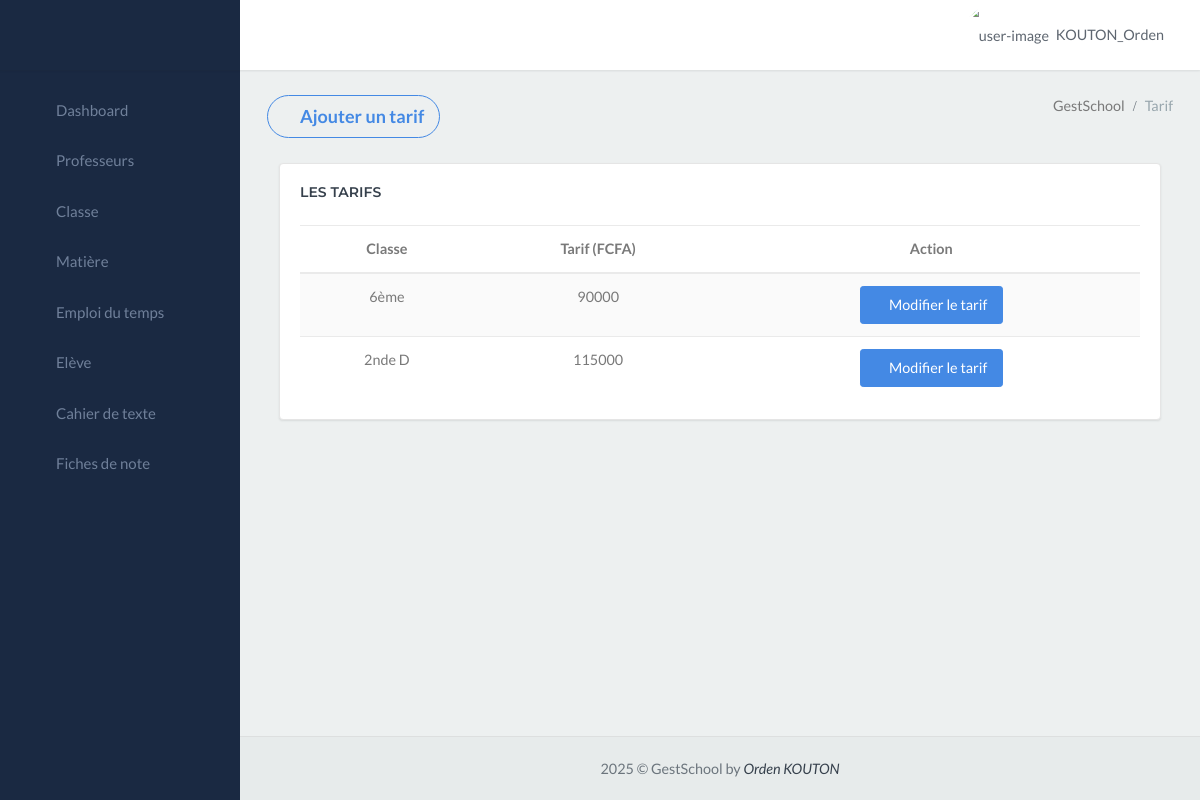
The page /gestschool_app/tarif/ (signed in) on the database as committed earlier.
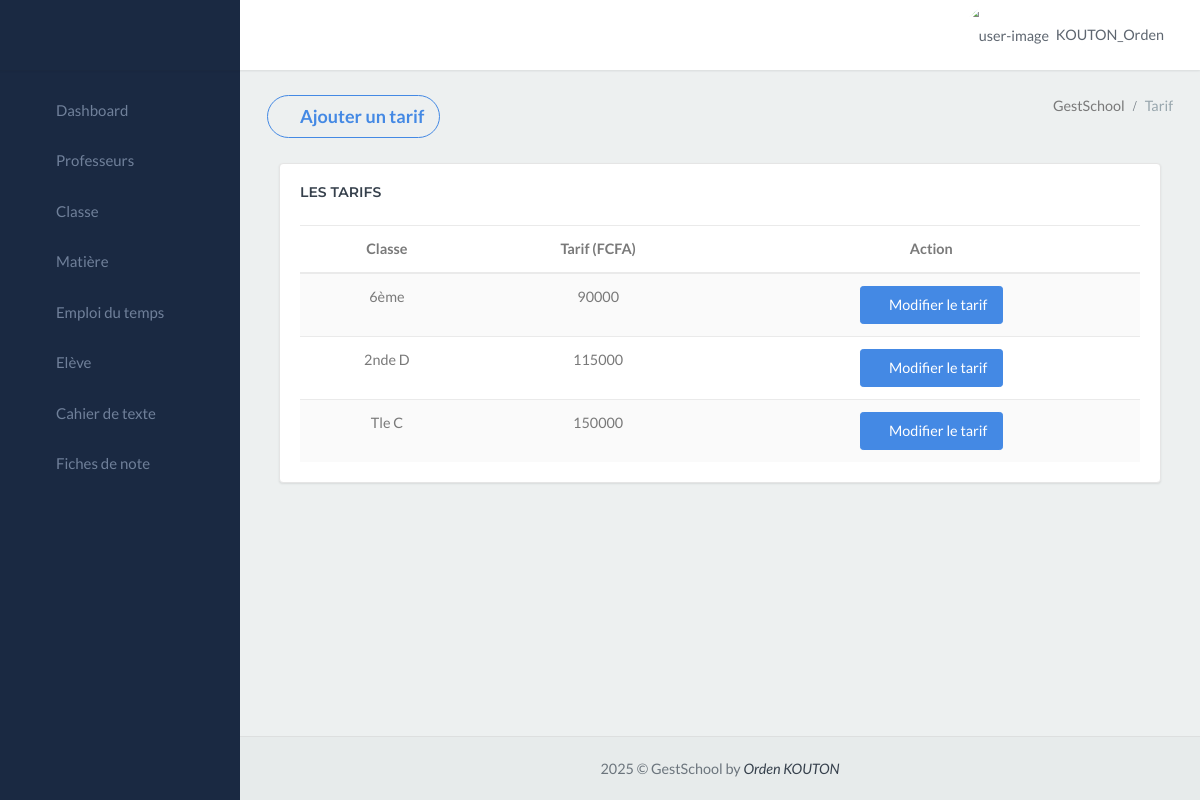
The same page on the database as committed later.
### gestschool_app/models.py (models this page shows, shortened)
class CustomUser(AbstractUser):
    ROLE_CHOICES = (
        ('Choississez un rôle', 'Choississez un rôle'),
        ('Censeur', 'Censeur'),
        ('Surveillant', 'Surveillant'),
        ('Secrétaire', 'Secrétaire'),
        ('Professeur', 'Professeur'),
        ('Comptable', 'Comptable'),
        ('superadmin', 'superadmin'),
    )
    role = models.CharField(max_length=20, choices=ROLE_CHOICES, default='Personnel')
    groups = models.ManyToManyField(
        'auth.Group',
        verbose_name='groups',
        blank=True,
        help_text='The groups this user belongs to. A user will get all permissions granted to each of their groups.',
        related_name="customuser_set",  # Ajout de related_name
        related_query_name="user",
    )
    user_permissions = models.ManyToManyField(
        'auth.Permission',
        verbose_name='user permissions',
        blank=True,
        help_text='Specific permissions for this user.',
        related_name="customuser_permissions_set", # Ajout de related_name
        related_query_name="user",
    )

class Tarif(models.Model):
    montant = models.CharField(max_length=20)
    classe_id = models.ForeignKey(Classe_exist, on_delete=models.CASCADE)

class Classe_exist(models.Model):
    fusion = models.CharField(max_length=80)

### gestschool_app/views.py (the view)
# urls.py: path('tarif/', views.tarif, name='tarif'),
@login_required
def tarif(request):
    tarifs = Tarif.objects.all()
    classes = Classe_exist.objects.all()
    return render(request, 'finance/grille_tarif.html', {'tarifs': tarifs, 'classes': classes})

### gestschool_app/templates/finance/grille_tarif.html (shortened to what this page needs)
{% extends "menu.html" %}
{% block content %}
<div class="content-page">
    <div class="content">
        <div class="container-fluid">
            <div class="row">
                <div class="col-12">
                    <div class="page-title-box">
                        <button type="button"
                            class="page-title btn btn-outline-success btn-rounded waves-effect width-md waves-light"
                            data-toggle="modal" data-target=".bs-example-modal-lg">
                            <i class="ion ion-md-add-circle"></i>
                            Ajouter un tarif
                        </button>
                        <div class="page-title-right">
                            <ol class="breadcrumb p-0 m-0">
                                <li class="breadcrumb-item active">GestSchool</li>
                                <li class="breadcrumb-item"><a>Tarif</a></li>
                            </ol>
                        </div>
                        <div class="clearfix"></div>
                    </div>
                </div>
            </div>
            <div class="container-fluid">
                <div class="row">
                    <div class="col-lg-12">
                        <div class="card">
                            <div class="card-body">
                                <h4 class="header-title mb-4">Les Tarifs</h4>
                                <div class="table-responsive">
                                    <table class="table table-striped mb-0">
                                        <thead>
                                            <tr>
                                                <th style="text-align: center;">Classe</th>
                                                <th style="text-align: center;">Tarif (FCFA)</th>
                                                <th style="text-align: center;">Action</th>
                                            </tr>
                                        </thead>
                                        <tbody>
                                            {% for tarif in tarifs %}
                                            <tr style="text-align: center;">
                                                <td>{{ tarif.classe_id.fusion }}</td>
                                                <td>{{ tarif.montant }}</td>
                                                <td>
                                                    <button class="btn btn-success" data-toggle="modal" data-target="#editModal{{ tarif.id }}">
                                                        <i class="ion ion-ios-create"></i> Modifier le tarif
                                                    </button>
                                                </td>
                                            </tr>
                                            {% empty %}
                                            <tr>
                                                <td colspan="3" style="text-align: center; color: red; font-style: italic;">Aucun tarif enregistré</td>
                                            </tr>
                                            {% endfor %}
                                        </tbody>
                                    </table>
                                </div>
                            </div>
                        </div>
                    </div>
                </div>
            </div>
        </div>
    </div>
</div>
{% endblock %}

### gestschool_app/templates/menu.html (shortened to what this page needs)
{% load custom_filters %}
<!DOCTYPE html>
<html lang="en">
<head>
    <link href="/static/libs/sweetalert2/sweetalert2.min.css" rel="stylesheet" type="text/css">
    <link href="/static/libs/datatables/dataTables.bootstrap4.min.css" rel="stylesheet" type="text/css">
    <link href="/static/libs/datatables/buttons.bootstrap4.min.css" rel="stylesheet" type="text/css">
    <link href="/static/libs/datatables/responsive.bootstrap4.min.css" rel="stylesheet" type="text/css">
    <link href="/static/libs/datatables/select.bootstrap4.min.css" rel="stylesheet" type="text/css">
    <link href="/static/css/bootstrap.min.css" rel="stylesheet" type="text/css" id="bootstrap-stylesheet">
    <link href="/static/css/icons.min.css" rel="stylesheet" type="text/css">
    <link href="/static/css/app.min.css" rel="stylesheet" type="text/css" id="app-stylesheet">
</head>
<body>
    <div id="wrapper">
        <div class="navbar-custom">
            <ul class="list-unstyled topnav-menu float-right mb-0">
                <li class="dropdown notification-list">
                    <a class="nav-link dropdown-toggle nav-user mr-0 waves-effect" data-toggle="dropdown" href="#"
                        role="button" aria-haspopup="false" aria-expanded="false">
                        <img src="/static/images/utilisateur-de-profil.png" alt="user-image" class="rounded-circle">
                        <span class="pro-user-name ml-1">
                            {{user.username}} <i class="mdi mdi-chevron-down"></i>
                        </span>
                    </a>
                </li>
            </ul>
            <div class="logo-box">
                <a class="logo text-center logo-light">
                    <span class="logo-lg">
                    </span>
                </a>
            </div>
            <ul class="list-unstyled topnav-menu topnav-menu-left m-0">
                <li>
                    <button class="button-menu-mobile waves-effect">
                        <i class="mdi mdi-menu"></i>
                    </button>
                </li>
            </ul>
        </div>
        <div class="left-side-menu">
            <div class="slimscroll-menu">
                <div id="sidebar-menu">
                    <ul class="metismenu" id="side-menu">
                        {% if user.role == "Censeur" %}
                            <li>
                                <a href="{% url 'index' %}" class="waves-effect">
                                    <i class="ion-md-speedometer"></i>
                                    <span> Dashboard </span>
                                </a>
                            </li>
                            <li>
                                <a href="{% url 'professeur' %}" class="waves-effect">
                                    <i class="mdi mdi-account-outline"></i>
                                    <span> Professeurs </span>
                                </a>
                            </li>
                            <li>
                                <a href="{% url 'classe' %}" class="waves-effect">
                                    <i class="ion-md-home"></i>
                                    <span> Classe </span>
                                </a>
                            </li>
                            <li>
                                <a href="{% url 'matiere' %}" class="waves-effect">
                                    <i class="ion-md-flask"></i>
                                    <span> Matière </span>
                                </a>
                            </li>
                            <li>
                                <a href="{% url 'emploi' %}" class="waves-effect">
                                    <i class="ion ion-ios-calendar"></i>
                                    <span> Emploi du temps </span>
                                </a>
                            </li>
                            <li>
                                <a href="{% url 'eleve' %}" class="waves-effect">
                                    <i class="ion-ios-contacts"></i>
                                    <span> Elève </span>
                                </a>
                            </li>
                            <li>
                                <a href="{% url 'visualisation_cahier_texte' %}" class="waves-effect">
                                    <i class="ion ion-ios-book"></i>
                                    <span> Cahier de texte </span>
                                </a>
                            </li>
                            <li>
                                <a href="{% url 'all_fiche_notes' %}" class="waves-effect">
                                    <i class="ion ion-md-paper"></i>
                                    <span> Fiches de note </span>
                                </a>
                            </li>
                        {% endif %}
                    </ul>
                </div>
            </div>
        </div>
        {% block content %}
        {% endblock %}
         <footer class="footer">
            <div class="container-fluid">
                <div class="row">
                    <div class="col-md-12">
                        2025 &copy; GestSchool by <em><a href="mailto:ordenkouton1@gmail.com">Orden KOUTON</a></em>
                    </div>
                </div>
            </div>
        </footer>
    </div>
</body>
</html>

Rows that differ between the two databases and show on the page:
added Tarif: classe_id.fusion "Tle C", montant "150000"
